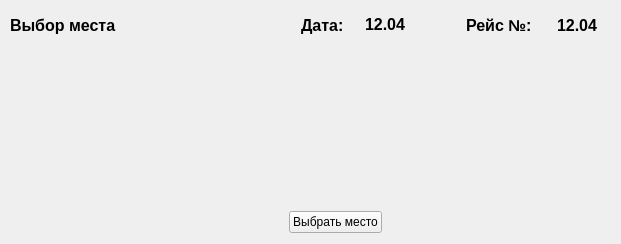
     <widget class="QWidget" name="choose_place">
      <widget class="QWidget" name="widget_3" native="true">
       <property name="geometry">
        <rect>
         <x>10</x>
         <y>0</y>
         <width>602</width>
         <height>50</height>
        </rect>
       </property>
       <property name="sizePolicy">
        <sizepolicy hsizetype="Preferred" vsizetype="Fixed">
         <horstretch>0</horstretch>
         <verstretch>0</verstretch>
        </sizepolicy>
       </property>
       <property name="minimumSize">
        <size>
         <width>0</width>
         <height>50</height>
        </size>
       </property>
       <property name="maximumSize">
        <size>
         <width>16777215</width>
         <height>50</height>
        </size>
       </property>
       <layout class="QHBoxLayout" name="horizontalLayout_5">
        <item>
         <widget class="QLabel" name="label_12">
          <property name="minimumSize">
           <size>
            <width>0</width>
            <height>17</height>
           </size>
          </property>
          <property name="font">
           <font>
            <family>Arial</family>
            <pointsize>12</pointsize>
            <weight>75</weight>
            <italic>false</italic>
            <bold>true</bold>
           </font>
          </property>
          <property name="styleSheet">
           <string notr="true"/>
          </property>
          <property name="text">
           <string>Выбор места</string>
          </property>
         </widget>
        </item>
        <item>
         <spacer name="horizontalSpacer_4">
          <property name="orientation">
           <enum>Qt::Horizontal</enum>
          </property>
          <property name="sizeHint" stdset="0">
           <size>
            <width>387</width>
            <height>20</height>
           </size>
          </property>
         </spacer>
        </item>
        <item>
         <widget class="QLabel" name="label_20">
          <property name="font">
           <font>
            <family>Arial</family>
            <pointsize>12</pointsize>
            <weight>75</weight>
            <bold>true</bold>
           </font>
          </property>
          <property name="styleSheet">
           <string notr="true"/>
          </property>
          <property name="text">
           <string>Дата:</string>
          </property>
         </widget>
        </item>
        <item alignment="Qt::AlignHCenter|Qt::AlignVCenter">
         <widget class="QLabel" name="label_22">
          <property name="minimumSize">
           <size>
            <width>70</width>
            <height>0</height>
           </size>
          </property>
          <property name="font">
           <font>
            <family>Arial</family>
            <pointsize>12</pointsize>
            <weight>75</weight>
            <bold>true</bold>
           </font>
          </property>
          <property name="text">
           <string>12.04</string>
          </property>
          <property name="alignment">
           <set>Qt::AlignCenter</set>
          </property>
         </widget>
        </item>
        <item>
         <spacer name="horizontalSpacer_6">
          <property name="orientation">
           <enum>Qt::Horizontal</enum>
          </property>
          <property name="sizeType">
           <enum>QSizePolicy::Minimum</enum>
          </property>
          <property name="sizeHint" stdset="0">
           <size>
            <width>40</width>
            <height>20</height>
           </size>
          </property>
         </spacer>
        </item>
        <item>
         <widget class="QLabel" name="label_24">
          <property name="font">
           <font>
            <family>Arial</family>
            <pointsize>12</pointsize>
            <weight>75</weight>
            <bold>true</bold>
           </font>
          </property>
          <property name="styleSheet">
           <string notr="true"/>
          </property>
          <property name="text">
           <string>Рейс №: </string>
          </property>
         </widget>
        </item>
        <item>
         <widget class="QLabel" name="label_23">
          <property name="minimumSize">
           <size>
            <width>70</width>
            <height>0</height>
           </size>
          </property>
          <property name="font">
           <font>
            <family>Arial</family>
            <pointsize>12</pointsize>
            <weight>75</weight>
            <bold>true</bold>
           </font>
          </property>
          <property name="text">
           <string>12.04</string>
          </property>
          <property name="alignment">
           <set>Qt::AlignCenter</set>
          </property>
         </widget>
        </item>
       </layout>
      </widget>
      <widget class="QWidget" name="layoutWidget">
       <property name="geometry">
        <rect>
         <x>250</x>
         <y>210</y>
         <width>132</width>
         <height>25</height>
        </rect>
       </property>
       <layout class="QHBoxLayout" name="horizontalLayout_2">
        <item>
         <spacer name="horizontalSpacer_5">
          <property name="orientation">
           <enum>Qt::Horizontal</enum>
          </property>
          <property name="sizeHint" stdset="0">
           <size>
            <width>40</width>
            <height>20</height>
           </size>
          </property>
         </spacer>
        </item>
        <item>
         <widget class="QPushButton" name="pushButton_6">
          <property name="text">
           <string>Выбрать место</string>
          </property>
         </widget>
        </item>
       </layout>
      </widget>
     </widget>
